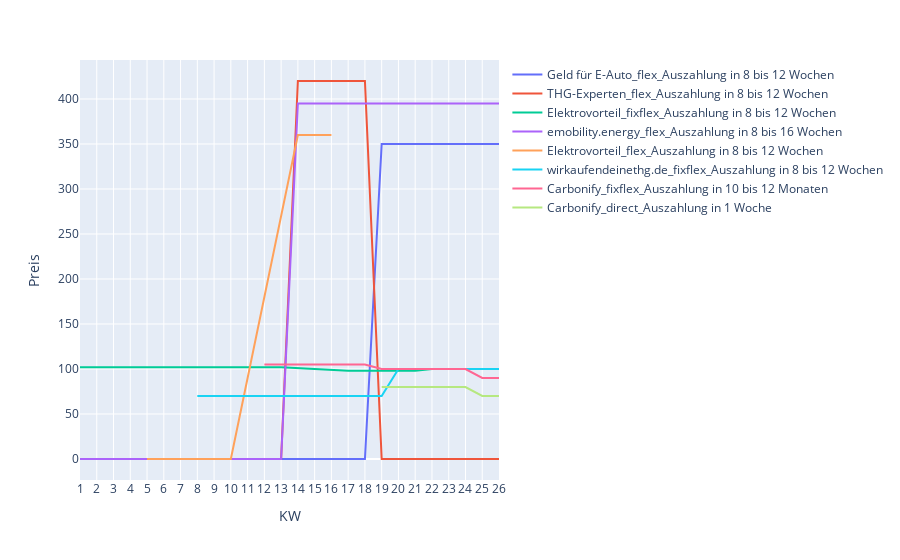

Notebook cell for this chart:
### Code cell
fig.update_layout(xaxis=dict(tickmode='linear', dtick=1), 
                 legend_title_text=None)

### Figure 1 — Plotly figure (JSON) as saved in the notebook; plotly's stock layout.template omitted (floating-point values rounded to 4 significant figures)
{"data": [{"hovertemplate": "Neuer Name=Geld für E-Auto_flex_Auszahlung in 8 bis 12 Wochen<br>KW=%{x}<br>Preis=%{y}<extra></extra>", "legendgroup": "Geld für E-Auto_flex_Auszahlung in 8 bis 12 Wochen", "line": {"color": "#636efa", "dash": "solid"}, "marker": {"symbol": "circle"}, "mode": "lines", "name": "Geld für E-Auto_flex_Auszahlung in 8 bis 12 Wochen", "orientation": "v", "showlegend": true, "type": "scatter", "x": [1, 2, 3, 4, 5, 6, 7, 8, 9, 10, 11, 12, 13, 14, 15, 16, 17, 18, 19, 20, 21, 22, 23, 24, 25, 26], "xaxis": "x", "y": [0, 0, 0, 0, 0, 0, 0, 0, 0, 0, 0, 0, 0, 0, 0, 0, 0, 0, 350, 350, 350, 350, 350, 350, 350, 350], "yaxis": "y"}, {"hovertemplate": "Neuer Name=THG-Experten_flex_Auszahlung in 8 bis 12 Wochen<br>KW=%{x}<br>Preis=%{y}<extra></extra>", "legendgroup": "THG-Experten_flex_Auszahlung in 8 bis 12 Wochen", "line": {"color": "#EF553B", "dash": "solid"}, "marker": {"symbol": "circle"}, "mode": "lines", "name": "THG-Experten_flex_Auszahlung in 8 bis 12 Wochen", "orientation": "v", "showlegend": true, "type": "scatter", "x": [1, 2, 3, 4, 5, 6, 7, 8, 9, 10, 11, 12, 13, 14, 15, 16, 17, 18, 19, 20, 21, 22, 23, 24, 25, 26], "xaxis": "x", "y": [0, 0, 0, 0, 0, 0, 0, 0, 0, 0, 0, 0, 0, 420, 420, 420, 420, 420, 0, 0, 0, 0, 0, 0, 0, 0], "yaxis": "y"}, {"hovertemplate": "Neuer Name=Elektrovorteil_fixflex_Auszahlung in 8 bis 12 Wochen<br>KW=%{x}<br>Preis=%{y}<extra></extra>", "legendgroup": "Elektrovorteil_fixflex_Auszahlung in 8 bis 12 Wochen", "line": {"color": "#00cc96", "dash": "solid"}, "marker": {"symbol": "circle"}, "mode": "lines", "name": "Elektrovorteil_fixflex_Auszahlung in 8 bis 12 Wochen", "orientation": "v", "showlegend": true, "type": "scatter", "x": [1, 2, 3, 4, 6, 9, 11, 12, 13, 17, 18, 19, 20, 21, 22, 23, 24, 25, 26], "xaxis": "x", "y": [102, 102, 102, 102, 102, 102, 102, 102, 102, 98, 98, 98, 98, 98, 100, 100, 100, 100, 100], "yaxis": "y"}, {"hovertemplate": "Neuer Name=emobility.energy_flex_Auszahlung in 8 bis 16 Wochen<br>KW=%{x}<br>Preis=%{y}<extra></extra>", "legendgroup": "emobility.energy_flex_Auszahlung in 8 bis 16 Wochen", "line": {"color": "#ab63fa", "dash": "solid"}, "marker": {"symbol": "circle"}, "mode": "lines", "name": "emobility.energy_flex_Auszahlung in 8 bis 16 Wochen", "orientation": "v", "showlegend": true, "type": "scatter", "x": [1, 2, 3, 4, 5, 6, 7, 8, 9, 10, 11, 12, 13, 14, 15, 16, 17, 18, 19, 20, 21, 22, 23, 24, 25, 26], "xaxis": "x", "y": [0, 0, 0, 0, 0, 0, 0, 0, 0, 0, 0, 0, 0, 395, 395, 395, 395, 395, 395, 395, 395, 395, 395, 395, 395, 395], "yaxis": "y"}, {"hovertemplate": "Neuer Name=Elektrovorteil_flex_Auszahlung in 8 bis 12 Wochen<br>KW=%{x}<br>Preis=%{y}<extra></extra>", "legendgroup": "Elektrovorteil_flex_Auszahlung in 8 bis 12 Wochen", "line": {"color": "#FFA15A", "dash": "solid"}, "marker": {"symbol": "circle"}, "mode": "lines", "name": "Elektrovorteil_flex_Auszahlung in 8 bis 12 Wochen", "orientation": "v", "showlegend": true, "type": "scatter", "x": [5, 7, 8, 10, 14, 15, 16], "xaxis": "x", "y": [0, 0, 0, 0, 360, 360, 360], "yaxis": "y"}, {"hovertemplate": "Neuer Name=wirkaufendeinethg.de_fixflex_Auszahlung in 8 bis 12 Wochen<br>KW=%{x}<br>Preis=%{y}<extra></extra>", "legendgroup": "wirkaufendeinethg.de_fixflex_Auszahlung in 8 bis 12 Wochen", "line": {"color": "#19d3f3", "dash": "solid"}, "marker": {"symbol": "circle"}, "mode": "lines", "name": "wirkaufendeinethg.de_fixflex_Auszahlung in 8 bis 12 Wochen", "orientation": "v", "showlegend": true, "type": "scatter", "x": [8, 9, 10, 11, 12, 13, 14, 15, 16, 17, 18, 19, 20, 21, 22, 23, 24, 25, 26], "xaxis": "x", "y": [70, 70, 70, 70, 70, 70, 70, 70, 70, 70, 70, 70, 100, 100, 100, 100, 100, 100, 100], "yaxis": "y"}, {"hovertemplate": "Neuer Name=Carbonify_fixflex_Auszahlung in 10 bis 12 Monaten<br>KW=%{x}<br>Preis=%{y}<extra></extra>", "legendgroup": "Carbonify_fixflex_Auszahlung in 10 bis 12 Monaten", "line": {"color": "#FF6692", "dash": "solid"}, "marker": {"symbol": "circle"}, "mode": "lines", "name": "Carbonify_fixflex_Auszahlung in 10 bis 12 Monaten", "orientation": "v", "showlegend": true, "type": "scatter", "x": [12, 13, 14, 15, 16, 17, 18, 19, 20, 21, 22, 23, 24, 25, 26], "xaxis": "x", "y": [105, 105, 105, 105, 105, 105, 105, 100, 100, 100, 100, 100, 100, 90, 90], "yaxis": "y"}, {"hovertemplate": "Neuer Name=Carbonify_direct_Auszahlung in 1 Woche<br>KW=%{x}<br>Preis=%{y}<extra></extra>", "legendgroup": "Carbonify_direct_Auszahlung in 1 Woche", "line": {"color": "#B6E880", "dash": "solid"}, "marker": {"symbol": "circle"}, "mode": "lines", "name": "Carbonify_direct_Auszahlung in 1 Woche", "orientation": "v", "showlegend": true, "type": "scatter", "x": [19, 20, 21, 22, 23, 24, 25, 26], "xaxis": "x", "y": [80, 80, 80, 80, 80, 80, 70, 70], "yaxis": "y"}], "layout": {"legend": {"title": {}, "tracegroupgap": 0}, "margin": {"t": 60}, "xaxis": {"anchor": "y", "domain": [0, 1], "dtick": 1, "tickmode": "linear", "title": {"text": "KW"}}, "yaxis": {"anchor": "x", "domain": [0, 1], "title": {"text": "Preis"}}}}
